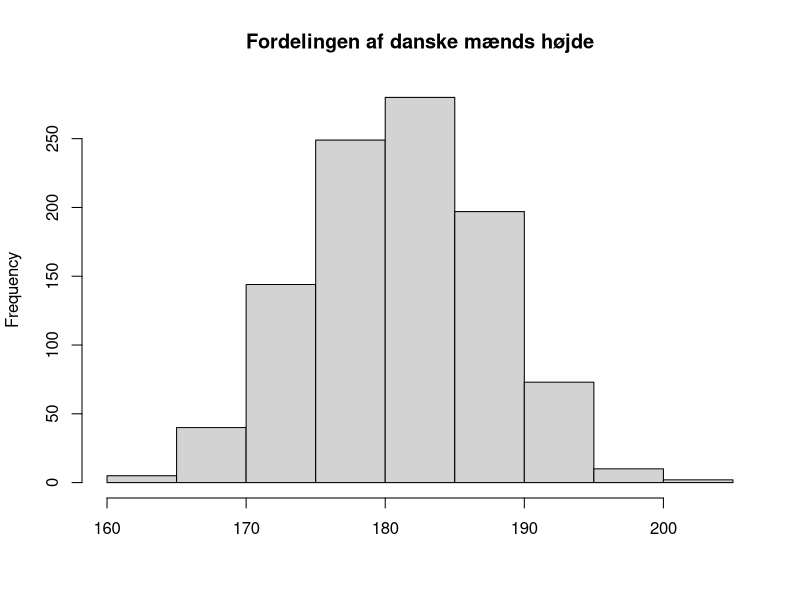
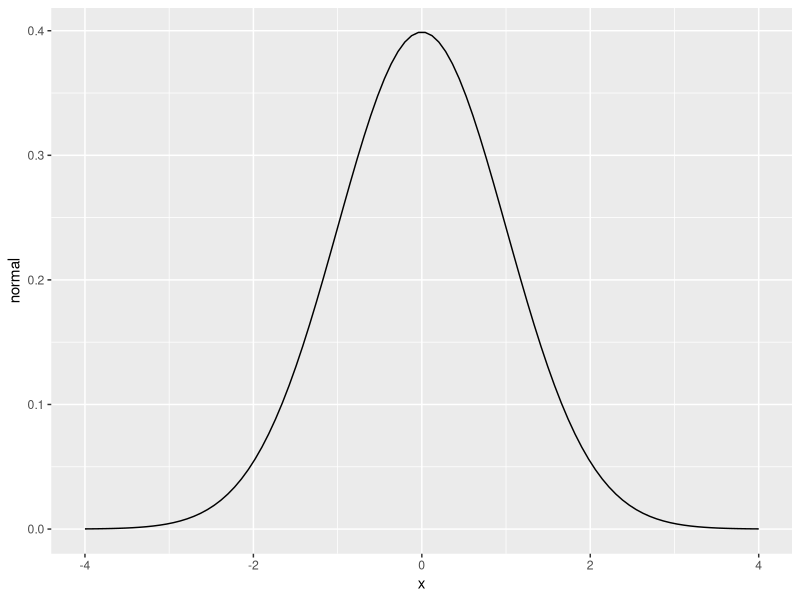
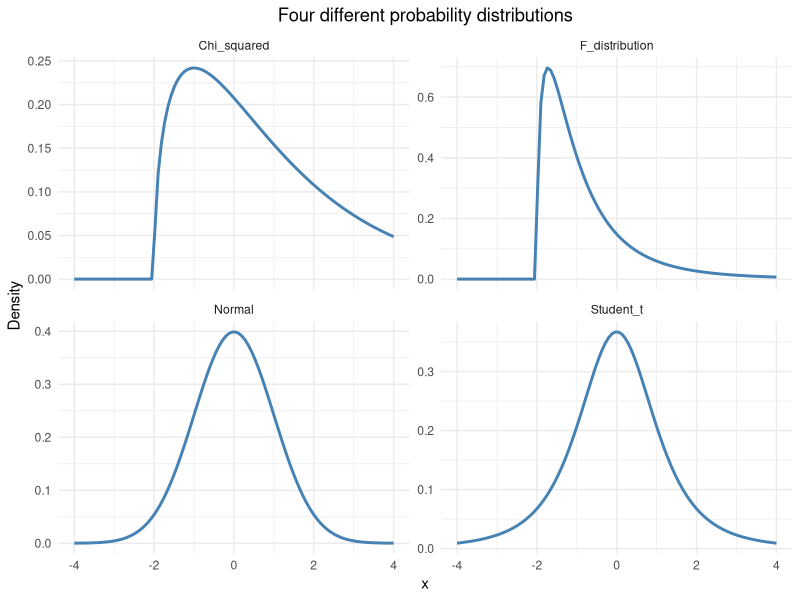

Write R code to recreate these figures, in order.
## ---- chunk 1
rnorm(1000, mean = 181, sd = 6.5) |> hist(main = "Fordelingen af danske mænds højde", xlab = NULL)
## ---- chunk 2
library(tidyverse)
x <- seq(-4, 4, length.out = 100)

# Normal fordeling
normal <- dnorm(x, mean = 0, sd = 1)
tibble(x = x, y = normal) |> 
  ggplot(aes(x, y = normal)) +
  geom_line()
## ---- chunk 3
pnorm(-1)
## ---- chunk 4
qnorm(0.025)
## ---- chunk 5
sd(c(rep(5, 10), rep(-5,10))/5.129892)
## ---- chunk 6
# Generer data
library(tidyverse)
x <- seq(-4, 4, length.out = 100)

# Normal fordeling
normal <- dnorm(x, mean = 0, sd = 1)

# Student's t-fordeling med 3 frihedsgrader
student_t <- dt(x, df = 3)

# Chi-squared fordeling (forskudt til at passe bedre i plottet)
chi_sq <- dchisq(x + 2, df = 3)

# F-fordeling (også forskudt)
f_dist <- df(x + 2, df1 = 3, df2 = 10)

# Kombiner data
plot_data <- data.frame(x = x,
                        Normal = normal,
                        Student_t = student_t,
                        Chi_squared = chi_sq,
                        F_distribution = f_dist) |> 
  pivot_longer(-x, names_to = "Distribution", values_to = "Density")

# Lav plot med facetter
ggplot(plot_data, aes(x = x, y = Density)) +
  geom_line(linewidth = 1, colour = "steelblue") +
  facet_wrap(~Distribution, ncol = 2, scales = "free_y") +
  theme_minimal() +
  labs(title = "Four different probability distributions",
       x = "x",
       y = "Density") +
  theme(plot.title = element_text(hjust = 0.5))
## ---- chunk 7
pnorm(-1.96)
qnorm(0.025)
dnorm(0.025)
## ---- chunk 8
pnorm(-2)
## ---- chunk 9
pnorm(1.96)-pnorm(-1.96)
## ---- chunk 10
exempel <- c(1,5,7,0,42,10,11,2)
(middel <- mean(exempel))
(sd_afv <- sd(exempel))
## ---- chunk 11
norm_middel <- exempel - middel
mean(norm_middel)
## ---- chunk 12
(stdafv <- sd(norm_middel))



## ---- chunk 13
norm_middel_stdafv <- norm_middel/stdafv
mean(norm_middel_stdafv)
sd(norm_middel_stdafv)
## ---- chunk 14
pnorm(1.96, mean = 9.75, sd = 13.64604)
## ---- chunk 15
qnorm(0.4)
